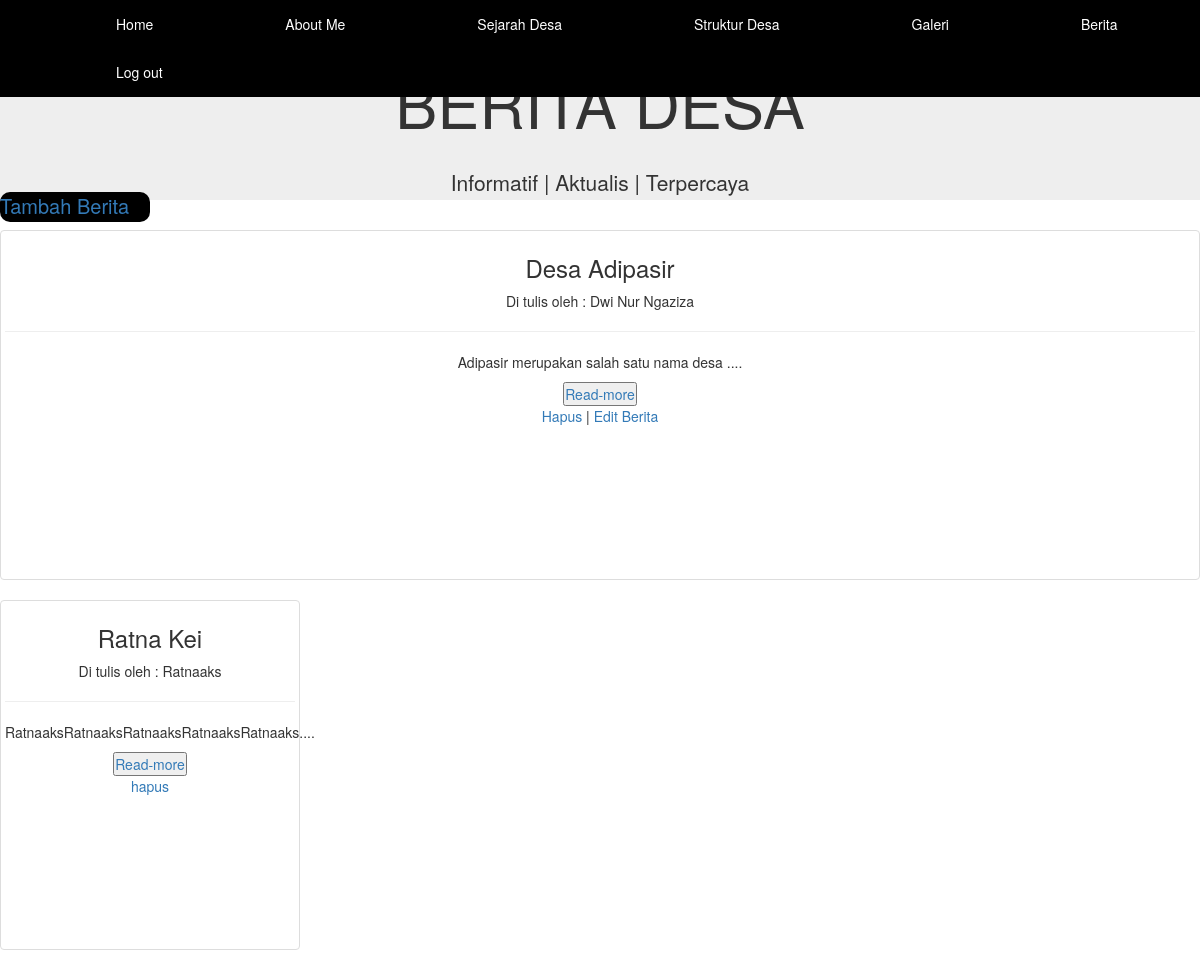
The app's page /konten.php with its own data.
### tables this page shows
CREATE TABLE IF NOT EXISTS `artikel` (
`ID` int(11) NOT NULL,
  `Judul` varchar(255) NOT NULL,
  `Penulis` varchar(255) NOT NULL,
  `Isi` text NOT NULL
);

### proses_berita.php (called while the page is built, shortened)
<?php
$conn = mysqli_connect("localhost", "root", "", "webdesa");
function query($query) {
  global $conn;
  $result = mysqli_query($conn, $query);
  $rows = [];
  while($row = mysqli_fetch_assoc($result)){
    $rows[] = $row;
  }
  return $rows;
}
 ?>

### konten.php (the view, shortened to what this page needs)
<?php
require 'proses_berita.php';
$artikel = query("SELECT * FROM artikel ORDER BY ID DESC");
?>
<!DOCTYPE html>
<html lang="en">
  <head>
    <link href="bootstrap.min.css" rel="stylesheet">
  </head>
  <body>
    <div class="jumbotron">
      <ul class="navbar navbar-fixed-top">
        <li><a class="active" href="webdesa.php">Home</a></li>
        <li><a href="my biodata.html">About Me</a></li>
        <li><a href="sejarah.html">Sejarah Desa</a></li>
        <li><a href="Struktur.html">Struktur Desa</a></li>
        <li><a href="galeri.php">Galeri</a></li>
        <li><a href="artikel.php">Berita</a></li>
        <li><a href="login.php" onclick="return confirm('Anda yakin ingin keluar?');">Log out</a></li>
      </ul>
      <h1 class="text-center">BERITA DESA</h1>
      <p class="text-center">Informatif | Aktualis | Terpercaya</p>
      <div class="" style="transform:translateY(-20px); background:black; width:150px; text-decoration:none; height:30px; font-size:20px; border-radius:10px;">
        <a href="Tambah_berita.php">Tambah Berita </a>
        </div>
    </div>
    <article class="" id="main-col">
        <?php $i = 1; foreach ( $artikel as $row ) : ?>
          <?php if ($i == 1): ?>
            <div class="box col-md 3 thumbnail text-center">
              <div class="new">
                <h3><?= $row["Judul"]; ?></h3>
                <p>Di tulis oleh : <?= $row["Penulis"];  ?></p><hr>
                <p><?= substr($row["Isi"],0, 40);  ?>....</p>
                <a href="klikberita.php?ID=<?= $row["ID"];?>" style="text-decoration:none;"><button type="button" name="button">Read-more</button></a><br>
                <a href="hapus_berita.php?ID=<?= $row["ID"];?>" onclick="return confirm('Yakin Ingin Dihapus?');">Hapus<i class="fa fa-trash fa-fw"></i></a> |
                <a href="ubah_berita.php?ID=<?= $row["ID"];?>" style="text-decoration:none;">Edit Berita</a><br>
              </div>
            </div>
            <?php $i++; else: ?>
              <section id="boxes">
                  <div class="box col-md-3 thumbnail text-center">
                    <div class="last">
                      <h3><?= $row["Judul"]; ?></h3>
                      <p>Di tulis oleh : <?= $row["Penulis"];  ?></p><hr>
                      <p><?= substr($row["Isi"],0, 40);  ?>....</p>
                      <a href="klikberita.php?ID=<?= $row["ID"];?>" style="text-decoration:none;"><button type="button" name="button">Read-more</button></a><br>
                <a href="hapus_berita.php?ID=<?= $row["ID"];?>" onclick="return confirm('Yakin Ingin Dihapus?');">hapus<i class="fa fa-trash fa-fw"></i></a>
                    </div>
                  </div
              </section>
          <?php endif; ?>
        <?php endforeach; ?>
    </article>
  </body>
</html>

### konten.php (style rules this page uses)
* { padding: 0; margin: 0; }
.navbar { padding: 0; margin: 0; }
ul { text-decoration: none; list-style-type: none; margin: 5px; padding: 5px; overflow: hidden; background-color: black; }
li { float: left; }
li a { margin-left:100px; display: inline-block; color: white; text-align: center; padding: 14px 16px; text-decoration: none; }
.jumbotron { height: 200px; width: 100%; }
.thumbnail { height: 350px; }

### records on screen
artikel: Judul "Desa Adipasir", Penulis "Dwi Nur Ngaziza", Isi "Adipasir merupakan salah satu nama desa"
artikel: Judul "Ratna Kei", Penulis "Ratnaaks", Isi "RatnaaksRatnaaksRatnaaksRatnaaksRatnaaks"
